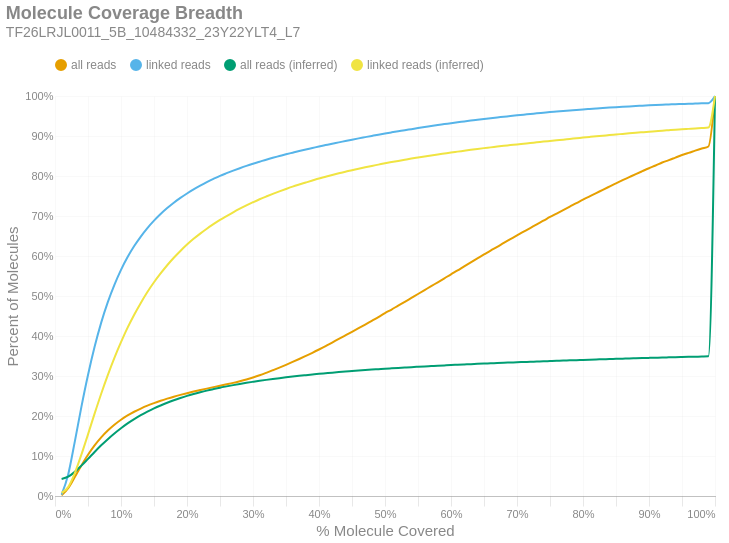

Notebook source saved alongside this figure:
### Markdown cell above
### Molecule Read Coverage
This chart shows molecule coverage breadth as computed by the number of bases aligned to that molecule. In other words, "*how much of each unique long molecule is actually sequenced/aligned?*" Keep in mind there is a distinction between sequences and alignments, since some sequences belonging to a particular molecule may not align well and wouldn't appear in the alignment data. This chart also shows molecule coverage breadth as computed by the *inferred fragment* from which the aligned sequences originate. Unlike read coverage, this calculation takes into account the total insert size, including unsequenced gaps between the forward and reverse reads. Like the previous figures, these are cumulative percents.

### Code cell
if SKIPLR:
    print_html(f"Skipped")
else:
    binned_df = consolidated_hist(valids['coverage_bp'], mask, 0.01, True)
    binned_df_inf = consolidated_hist(valids['coverage_inserts'], mask, 0.01, True)
    binned_df = binned_df.with_columns(pl.lit(binned_df_inf['all reads (cumsum)']).alias('all reads (inferred)'))
    binned_df = binned_df.with_columns(pl.lit(binned_df_inf['linked reads (cumsum)']).alias('linked reads (inferred)'))
    binned_df = binned_df.with_columns(
        (pl.col('bin').cast(pl.Float64) + 0.01).alias('right_edge')
    )

    with SafeRender(binned_df):
        (
            density_plot(binned_df, 'Molecule Coverage Breadth', samplename, 'molcov', ['all reads (inferred)','linked reads (inferred)'])
            .encode(
                #x=alt.X('bin:Q', title="% Molecule Covered").axis(format = '%').scale(padding=0),
                x=alt.X('right_edge:Q', title="% Molecule Covered").axis(format='%').scale(padding=0),
                y=alt.Y('value:Q', title='Percent of Molecules')
                    .axis(format='%')
                    .stack(False)
                    .scale(domainMin=0, padding=0),
                color=alt.Color("key:N").scale(domain = ["all reads", "linked reads", "all reads (inferred)", "linked reads (inferred)"]),
                tooltip = [
                    alt.Tooltip("key:N", title = "Data Type"),
                    alt.Tooltip("range_label:N", title="% Molecule Covered"),
                    alt.Tooltip("value:Q", format = ".2%", title="% Molecules")
                ]
            )
        ).display()

### Figure 1 — Vega-Lite specification as saved in the notebook (floating-point values rounded to 4 significant figures)
{"width": "container", "height": 400, "config": {"title": {"anchor": "start", "dy": -15, "fontSize": 18, "color": "#888888", "subtitleColor": "#888888", "subtitleFontSize": 14}, "arc": {"fill": "#0072B2"}, "axis": {"domainColor": "#888888", "domainWidth": 0.5, "gridWidth": 0.2, "grid": false, "titleFontWeight": 400, "titleFontSize": 15, "labelFontSize": 11, "labelColor": "#888888", "tickColor": "#888888", "tickWidth": 0.2, "titleColor": "#888888"}, "axisBand": {"grid": false}, "axisX": {"grid": true, "tickSize": 10, "domainCap": "round"}, "axisY": {"domain": false, "grid": true, "tickSize": 0, "domainCap": "round"}, "background": "transparent", "header": {"labelFontSize": 15, "labelColor": "#888888", "titleFontSize": 15, "titleFontWeight": 600, "titleColor": "#888888"}, "legend": {"labelFont": "sans-serif", "labelFontSize": 12, "labelColor": "#888888", "symbolSize": 100, "symbolType": "circle", "titleFontSize": 12, "titlePadding": 10, "titleColor": "#888888", "title": null, "orient": "top"}, "range": {"category": ["#E69F00", "#56B4E9", "#009E73", "#F0E442", "#0072B2", "#D55E00", "#CC79A7", "#000000"], "diverging": ["#cfe8f3", "#a2d4ec", "#73bfe2", "#46abdb", "#1696d2", "#12719e"]}, "area": {"fill": "#0072B2", "fillOpacity": 0.7, "line": true, "strokeOpacity": 0.7}, "line": {"color": "#0072B2", "stroke": "#0072B2", "strokeWidth": 2}, "trail": {"color": "#0072B2", "stroke": "#0072B2", "strokeWidth": 0, "size": 1}, "point": {"filled": true, "fillOpacity": 1.0, "size": 95}, "text": {"color": "#888888", "fontSize": 11, "align": "right", "fontWeight": 400, "size": 11}, "bar": {"fill": "#0072B2", "stroke": null}, "view": {"stroke": null, "continuousWidth": 660, "continuousHeight": 400}}, "data": {"name": "data-37a166b603078bfdbbdbcd4a08ab7e54"}, "mark": {"type": "line", "interpolate": "monotone", "point": {"opacity": 0, "size": 275}}, "encoding": {"color": {"field": "key", "scale": {"domain": ["all reads", "linked reads", "all reads (inferred)", "linked reads (inferred)"]}, "type": "nominal"}, "tooltip": [{"field": "key", "title": "Data Type", "type": "nominal"}, {"field": "range_label", "title": "% Molecule Covered", "type": "nominal"}, {"field": "value", "format": ".2%", "title": "% Molecules", "type": "quantitative"}], "x": {"axis": {"format": "%"}, "field": "right_edge", "scale": {"padding": 0}, "title": "% Molecule Covered", "type": "quantitative"}, "y": {"axis": {"format": "%"}, "field": "value", "scale": {"domainMin": 0, "padding": 0}, "stack": false, "title": "Percent of Molecules", "type": "quantitative"}}, "params": [{"name": "param_c36ac31b6afebe62", "select": {"type": "point", "fields": ["key"]}, "bind": "legend"}], "title": {"text": "Molecule Coverage Breadth", "subtitle": "TF26LRJL0011_5B_10484332_23Y22YLT4_L7"}, "transform": [{"fold": ["all reads (cumsum)", "linked reads (cumsum)", "all reads (inferred)", "linked reads (inferred)"]}, {"calculate": "replace(datum.key, ' (cumsum)', '')", "as": "key"}, {"filter": {"param": "param_c36ac31b6afebe62"}}], "usermeta": {"embedOptions": {"downloadFileName": "TF26LRJL0011_5B_10484332_23Y22YLT4_L7.molcov"}}, "$schema": "https://vega.github.io/schema/vega-lite/v6.4.1.json", "datasets": {"data-37a166b603078bfdbbdbcd4a08ab7e54": [{"bin": "0.0", "interval": "0.0-0.01", "all reads": 0.001544, "linked reads": 0.003338, "all reads (cumsum)": 0.001544, "linked reads (cumsum)": 0.003338, "range_label": "0.0-0.01", "all reads (inferred)": 0.04257, "linked reads (inferred)": 0.007652, "right_edge": 0.01}, {"bin": "0.01", "interval": "0.01-0.02", "all reads": 0.01793, "linked reads": 0.05063, "all reads (cumsum)": 0.01947, "linked reads (cumsum)": 0.05397, "range_label": "0.01-0.02", "all reads (inferred)": 0.04816, "linked reads (inferred)": 0.02229, "right_edge": 0.02}, {"bin": "0.02", "interval": "0.02-0.03", "all reads": 0.028, "linked reads": 0.08202, "all reads (cumsum)": 0.04748, "linked reads (cumsum)": 0.136, "range_label": "0.02-0.03", "all reads (inferred)": 0.06032, "linked reads (inferred)": 0.05735, "right_edge": 0.03}, {"bin": "0.03", "interval": "0.03-0.04", "all reads": 0.02905, "linked reads": 0.08681, "all reads (cumsum)": 0.07653, "linked reads (cumsum)": 0.2228, "range_label": "0.03-0.04", "all reads (inferred)": 0.07592, "linked reads (inferred)": 0.1035, "right_edge": 0.04}, {"bin": "0.04", "interval": "0.04-0.05", "all reads": 0.02659, "linked reads": 0.07961, "all reads (cumsum)": 0.1031, "linked reads (cumsum)": 0.3024, "range_label": "0.04-0.05", "all reads (inferred)": 0.09294, "linked reads (inferred)": 0.1541, "right_edge": 0.05}, {"bin": "0.05", "interval": "0.05-0.06", "all reads": 0.02343, "linked reads": 0.07045, "all reads (cumsum)": 0.1266, "linked reads (cumsum)": 0.3729, "range_label": "0.05-0.06", "all reads (inferred)": 0.1102, "linked reads (inferred)": 0.2059, "right_edge": 0.06}, {"bin": "0.06", "interval": "0.06-0.07", "all reads": 0.02013, "linked reads": 0.06053, "all reads (cumsum)": 0.1467, "linked reads (cumsum)": 0.4334, "range_label": "0.06-0.07", "all reads (inferred)": 0.1267, "linked reads (inferred)": 0.2557, "right_edge": 0.07}, {"bin": "0.07", "interval": "0.07-0.08", "all reads": 0.01703, "linked reads": 0.05122, "all reads (cumsum)": 0.1637, "linked reads (cumsum)": 0.4846, "range_label": "0.07-0.08", "all reads (inferred)": 0.1422, "linked reads (inferred)": 0.3022, "right_edge": 0.08}, {"bin": "0.08", "interval": "0.08-0.09", "all reads": 0.01446, "linked reads": 0.04332, "all reads (cumsum)": 0.1782, "linked reads (cumsum)": 0.5279, "range_label": "0.08-0.09", "all reads (inferred)": 0.1564, "linked reads (inferred)": 0.3453, "right_edge": 0.09}, {"bin": "0.09", "interval": "0.09-0.1", "all reads": 0.0125, "linked reads": 0.03744, "all reads (cumsum)": 0.1907, "linked reads (cumsum)": 0.5654, "range_label": "0.09-0.1", "all reads (inferred)": 0.1694, "linked reads (inferred)": 0.3845, "right_edge": 0.1}, {"bin": "0.1", "interval": "0.1-0.11", "all reads": 0.01069, "linked reads": 0.03198, "all reads (cumsum)": 0.2014, "linked reads (cumsum)": 0.5973, "range_label": "0.1-0.11", "all reads (inferred)": 0.1815, "linked reads (inferred)": 0.4209, "right_edge": 0.11}, {"bin": "0.11", "interval": "0.11-0.12", "all reads": 0.009232, "linked reads": 0.02758, "all reads (cumsum)": 0.2106, "linked reads (cumsum)": 0.6249, "range_label": "0.11-0.12", "all reads (inferred)": 0.1922, "linked reads (inferred)": 0.4532, "right_edge": 0.12}, {"bin": "0.12", "interval": "0.12-0.13", "all reads": 0.008012, "linked reads": 0.02369, "all reads (cumsum)": 0.2186, "linked reads (cumsum)": 0.6486, "range_label": "0.12-0.13", "all reads (inferred)": 0.202, "linked reads (inferred)": 0.4828, "right_edge": 0.13}, {"bin": "0.13", "interval": "0.13-0.14", "all reads": 0.007256, "linked reads": 0.0212, "all reads (cumsum)": 0.2259, "linked reads (cumsum)": 0.6698, "range_label": "0.13-0.14", "all reads (inferred)": 0.211, "linked reads (inferred)": 0.51, "right_edge": 0.14}, {"bin": "0.14", "interval": "0.14-0.15", "all reads": 0.006402, "linked reads": 0.01853, "all reads (cumsum)": 0.2323, "linked reads (cumsum)": 0.6883, "range_label": "0.14-0.15", "all reads (inferred)": 0.2191, "linked reads (inferred)": 0.5344, "right_edge": 0.15}, {"bin": "0.15", "interval": "0.15-0.16", "all reads": 0.005803, "linked reads": 0.0166, "all reads (cumsum)": 0.2381, "linked reads (cumsum)": 0.7049, "range_label": "0.15-0.16", "all reads (inferred)": 0.2264, "linked reads (inferred)": 0.5564, "right_edge": 0.16}, {"bin": "0.16", "interval": "0.16-0.17", "all reads": 0.005277, "linked reads": 0.01477, "all reads (cumsum)": 0.2434, "linked reads (cumsum)": 0.7197, "range_label": "0.16-0.17", "all reads (inferred)": 0.2332, "linked reads (inferred)": 0.5769, "right_edge": 0.17}, {"bin": "0.17", "interval": "0.17-0.18", "all reads": 0.004916, "linked reads": 0.01345, "all reads (cumsum)": 0.2483, "linked reads (cumsum)": 0.7332, "range_label": "0.17-0.18", "all reads (inferred)": 0.2393, "linked reads (inferred)": 0.5955, "right_edge": 0.18}, {"bin": "0.18", "interval": "0.18-0.19", "all reads": 0.004479, "linked reads": 0.01197, "all reads (cumsum)": 0.2527, "linked reads (cumsum)": 0.7451, "range_label": "0.18-0.19", "all reads (inferred)": 0.245, "linked reads (inferred)": 0.6125, "right_edge": 0.19}, {"bin": "0.19", "interval": "0.19-0.2", "all reads": 0.004219, "linked reads": 0.01111, "all reads (cumsum)": 0.257, "linked reads (cumsum)": 0.7563, "range_label": "0.19-0.2", "all reads (inferred)": 0.2503, "linked reads (inferred)": 0.6285, "right_edge": 0.2}, {"bin": "0.2", "interval": "0.2-0.21", "all reads": 0.004053, "linked reads": 0.01041, "all reads (cumsum)": 0.261, "linked reads (cumsum)": 0.7667, "range_label": "0.2-0.21", "all reads (inferred)": 0.255, "linked reads (inferred)": 0.6429, "right_edge": 0.21}, {"bin": "0.21", "interval": "0.21-0.22", "all reads": 0.003748, "linked reads": 0.009336, "all reads (cumsum)": 0.2648, "linked reads (cumsum)": 0.776, "range_label": "0.21-0.22", "all reads (inferred)": 0.2594, "linked reads (inferred)": 0.6559, "right_edge": 0.22}, {"bin": "0.22", "interval": "0.22-0.23", "all reads": 0.003718, "linked reads": 0.008738, "all reads (cumsum)": 0.2685, "linked reads (cumsum)": 0.7847, "range_label": "0.22-0.23", "all reads (inferred)": 0.2635, "linked reads (inferred)": 0.6682, "right_edge": 0.23}, {"bin": "0.23", "interval": "0.23-0.24", "all reads": 0.003655, "linked reads": 0.00805, "all reads (cumsum)": 0.2721, "linked reads (cumsum)": 0.7928, "range_label": "0.23-0.24", "all reads (inferred)": 0.2672, "linked reads (inferred)": 0.6795, "right_edge": 0.24}, {"bin": "0.24", "interval": "0.24-0.25", "all reads": 0.003618, "linked reads": 0.007606, "all reads (cumsum)": 0.2758, "linked reads (cumsum)": 0.8004, "range_label": "0.24-0.25", "all reads (inferred)": 0.2708, "linked reads (inferred)": 0.6902, "right_edge": 0.25}, {"bin": "0.25", "interval": "0.25-0.26", "all reads": 0.003491, "linked reads": 0.006632, "all reads (cumsum)": 0.2792, "linked reads (cumsum)": 0.807, "range_label": "0.25-0.26", "all reads (inferred)": 0.274, "linked reads (inferred)": 0.7, "right_edge": 0.26}, {"bin": "0.26", "interval": "0.26-0.27", "all reads": 0.003624, "linked reads": 0.006358, "all reads (cumsum)": 0.2829, "linked reads (cumsum)": 0.8134, "range_label": "0.26-0.27", "all reads (inferred)": 0.2772, "linked reads (inferred)": 0.7093, "right_edge": 0.27}, {"bin": "0.27", "interval": "0.27-0.28", "all reads": 0.004082, "linked reads": 0.006148, "all reads (cumsum)": 0.287, "linked reads (cumsum)": 0.8195, "range_label": "0.27-0.28", "all reads (inferred)": 0.2801, "linked reads (inferred)": 0.7182, "right_edge": 0.28}, {"bin": "0.28", "interval": "0.28-0.29", "all reads": 0.004425, "linked reads": 0.005824, "all reads (cumsum)": 0.2914, "linked reads (cumsum)": 0.8254, "range_label": "0.28-0.29", "all reads (inferred)": 0.2829, "linked reads (inferred)": 0.7266, "right_edge": 0.29}, {"bin": "0.29", "interval": "0.29-0.3", "all reads": 0.00492, "linked reads": 0.005411, "all reads (cumsum)": 0.2963, "linked reads (cumsum)": 0.8308, "range_label": "0.29-0.3", "all reads (inferred)": 0.2855, "linked reads (inferred)": 0.7343, "right_edge": 0.3}, {"bin": "0.3", "interval": "0.3-0.31", "all reads": 0.00545, "linked reads": 0.004959, "all reads (cumsum)": 0.3017, "linked reads (cumsum)": 0.8357, "range_label": "0.3-0.31", "all reads (inferred)": 0.288, "linked reads (inferred)": 0.7418, "right_edge": 0.31}, {"bin": "0.31", "interval": "0.31-0.32", "all reads": 0.006147, "linked reads": 0.005045, "all reads (cumsum)": 0.3079, "linked reads (cumsum)": 0.8408, "range_label": "0.31-0.32", "all reads (inferred)": 0.2903, "linked reads (inferred)": 0.7487, "right_edge": 0.32}, {"bin": "0.32", "interval": "0.32-0.33", "all reads": 0.006479, "linked reads": 0.004689, "all reads (cumsum)": 0.3144, "linked reads (cumsum)": 0.8455, "range_label": "0.32-0.33", "all reads (inferred)": 0.2925, "linked reads (inferred)": 0.7552, "right_edge": 0.33}, {"bin": "0.33", "interval": "0.33-0.34", "all reads": 0.006625, "linked reads": 0.004392, "all reads (cumsum)": 0.321, "linked reads (cumsum)": 0.8498, "range_label": "0.33-0.34", "all reads (inferred)": 0.2946, "linked reads (inferred)": 0.7615, "right_edge": 0.34}, {"bin": "0.34", "interval": "0.34-0.35", "all reads": 0.006953, "linked reads": 0.004394, "all reads (cumsum)": 0.328, "linked reads (cumsum)": 0.8542, "range_label": "0.34-0.35", "all reads (inferred)": 0.2967, "linked reads (inferred)": 0.7677, "right_edge": 0.35}, {"bin": "0.35", "interval": "0.35-0.36", "all reads": 0.007233, "linked reads": 0.004083, "all reads (cumsum)": 0.3352, "linked reads (cumsum)": 0.8583, "range_label": "0.35-0.36", "all reads (inferred)": 0.2986, "linked reads (inferred)": 0.7735, "right_edge": 0.36}, {"bin": "0.36", "interval": "0.36-0.37", "all reads": 0.00739, "linked reads": 0.004041, "all reads (cumsum)": 0.3426, "linked reads (cumsum)": 0.8624, "range_label": "0.36-0.37", "all reads (inferred)": 0.3004, "linked reads (inferred)": 0.7788, "right_edge": 0.37}, {"bin": "0.37", "interval": "0.37-0.38", "all reads": 0.00759, "linked reads": 0.003835, "all reads (cumsum)": 0.3502, "linked reads (cumsum)": 0.8662, "range_label": "0.37-0.38", "all reads (inferred)": 0.302, "linked reads (inferred)": 0.7838, "right_edge": 0.38}, {"bin": "0.38", "interval": "0.38-0.39", "all reads": 0.007805, "linked reads": 0.003727, "all reads (cumsum)": 0.358, "linked reads (cumsum)": 0.8699, "range_label": "0.38-0.39", "all reads (inferred)": 0.3037, "linked reads (inferred)": 0.7887, "right_edge": 0.39}, {"bin": "0.39", "interval": "0.39-0.4", "all reads": 0.008247, "linked reads": 0.003805, "all reads (cumsum)": 0.3662, "linked reads (cumsum)": 0.8737, "range_label": "0.39-0.4", "all reads (inferred)": 0.3053, "linked reads (inferred)": 0.7936, "right_edge": 0.4}, {"bin": "0.4", "interval": "0.4-0.41", "all reads": 0.008525, "linked reads": 0.003572, "all reads (cumsum)": 0.3747, "linked reads (cumsum)": 0.8773, "range_label": "0.4-0.41", "all reads (inferred)": 0.3068, "linked reads (inferred)": 0.798, "right_edge": 0.41}, {"bin": "0.41", "interval": "0.41-0.42", "all reads": 0.008945, "linked reads": 0.003542, "all reads (cumsum)": 0.3837, "linked reads (cumsum)": 0.8808, "range_label": "0.41-0.42", "all reads (inferred)": 0.3083, "linked reads (inferred)": 0.8025, "right_edge": 0.42}, {"bin": "0.42", "interval": "0.42-0.43", "all reads": 0.008908, "linked reads": 0.003243, "all reads (cumsum)": 0.3926, "linked reads (cumsum)": 0.8841, "range_label": "0.42-0.43", "all reads (inferred)": 0.3097, "linked reads (inferred)": 0.8067, "right_edge": 0.43}, {"bin": "0.43", "interval": "0.43-0.44", "all reads": 0.008991, "linked reads": 0.003433, "all reads (cumsum)": 0.4016, "linked reads (cumsum)": 0.8875, "range_label": "0.43-0.44", "all reads (inferred)": 0.3111, "linked reads (inferred)": 0.8107, "right_edge": 0.44}, {"bin": "0.44", "interval": "0.44-0.45", "all reads": 0.009005, "linked reads": 0.003325, "all reads (cumsum)": 0.4106, "linked reads (cumsum)": 0.8908, "range_label": "0.44-0.45", "all reads (inferred)": 0.3123, "linked reads (inferred)": 0.8144, "right_edge": 0.45}, {"bin": "0.45", "interval": "0.45-0.46", "all reads": 0.009053, "linked reads": 0.003229, "all reads (cumsum)": 0.4196, "linked reads (cumsum)": 0.8941, "range_label": "0.45-0.46", "all reads (inferred)": 0.3136, "linked reads (inferred)": 0.8181, "right_edge": 0.46}, {"bin": "0.46", "interval": "0.46-0.47", "all reads": 0.009083, "linked reads": 0.0031, "all reads (cumsum)": 0.4287, "linked reads (cumsum)": 0.8972, "range_label": "0.46-0.47", "all reads (inferred)": 0.3148, "linked reads (inferred)": 0.8218, "right_edge": 0.47}, {"bin": "0.47", "interval": "0.47-0.48", "all reads": 0.009347, "linked reads": 0.003094, "all reads (cumsum)": 0.4381, "linked reads (cumsum)": 0.9003, "range_label": "0.47-0.48", "all reads (inferred)": 0.316, "linked reads (inferred)": 0.8252, "right_edge": 0.48}, {"bin": "0.48", "interval": "0.48-0.49", "all reads": 0.009112, "linked reads": 0.003075, "all reads (cumsum)": 0.4472, "linked reads (cumsum)": 0.9033, "range_label": "0.48-0.49", "all reads (inferred)": 0.3171, "linked reads (inferred)": 0.8285, "right_edge": 0.49}, {"bin": "0.49", "interval": "0.49-0.5", "all reads": 0.01012, "linked reads": 0.002974, "all reads (cumsum)": 0.4573, "linked reads (cumsum)": 0.9063, "range_label": "0.49-0.5", "all reads (inferred)": 0.3182, "linked reads (inferred)": 0.8318, "right_edge": 0.5}, {"bin": "0.5", "interval": "0.5-0.51", "all reads": 0.008906, "linked reads": 0.00278, "all reads (cumsum)": 0.4662, "linked reads (cumsum)": 0.9091, "range_label": "0.5-0.51", "all reads (inferred)": 0.3192, "linked reads (inferred)": 0.8348, "right_edge": 0.51}, {"bin": "0.51", "interval": "0.51-0.52", "all reads": 0.009802, "linked reads": 0.002688, "all reads (cumsum)": 0.476, "linked reads (cumsum)": 0.9118, "range_label": "0.51-0.52", "all reads (inferred)": 0.3202, "linked reads (inferred)": 0.8377, "right_edge": 0.52}, {"bin": "0.52", "interval": "0.52-0.53", "all reads": 0.009493, "linked reads": 0.002778, "all reads (cumsum)": 0.4855, "linked reads (cumsum)": 0.9146, "range_label": "0.52-0.53", "all reads (inferred)": 0.3212, "linked reads (inferred)": 0.8406, "right_edge": 0.53}, {"bin": "0.53", "interval": "0.53-0.54", "all reads": 0.009747, "linked reads": 0.002582, "all reads (cumsum)": 0.4953, "linked reads (cumsum)": 0.9171, "range_label": "0.53-0.54", "all reads (inferred)": 0.3222, "linked reads (inferred)": 0.8435, "right_edge": 0.54}, {"bin": "0.54", "interval": "0.54-0.55", "all reads": 0.009733, "linked reads": 0.002646, "all reads (cumsum)": 0.505, "linked reads (cumsum)": 0.9198, "range_label": "0.54-0.55", "all reads (inferred)": 0.3231, "linked reads (inferred)": 0.8461, "right_edge": 0.55}, {"bin": "0.55", "interval": "0.55-0.56", "all reads": 0.009797, "linked reads": 0.002462, "all reads (cumsum)": 0.5148, "linked reads (cumsum)": 0.9223, "range_label": "0.55-0.56", "all reads (inferred)": 0.324, "linked reads (inferred)": 0.8488, "right_edge": 0.56}, {"bin": "0.56", "interval": "0.56-0.57", "all reads": 0.009862, "linked reads": 0.002648, "all reads (cumsum)": 0.5247, "linked reads (cumsum)": 0.9249, "range_label": "0.56-0.57", "all reads (inferred)": 0.3248, "linked reads (inferred)": 0.8513, "right_edge": 0.57}, {"bin": "0.57", "interval": "0.57-0.58", "all reads": 0.009591, "linked reads": 0.002517, "all reads (cumsum)": 0.5342, "linked reads (cumsum)": 0.9274, "range_label": "0.57-0.58", "all reads (inferred)": 0.3257, "linked reads (inferred)": 0.8538, "right_edge": 0.58}, {"bin": "0.58", "interval": "0.58-0.59", "all reads": 0.00989, "linked reads": 0.002298, "all reads (cumsum)": 0.5441, "linked reads (cumsum)": 0.9297, "range_label": "0.58-0.59", "all reads (inferred)": 0.3265, "linked reads (inferred)": 0.8562, "right_edge": 0.59}, {"bin": "0.59", "interval": "0.59-0.6", "all reads": 0.01014, "linked reads": 0.002408, "all reads (cumsum)": 0.5543, "linked reads (cumsum)": 0.9321, "range_label": "0.59-0.6", "all reads (inferred)": 0.3273, "linked reads (inferred)": 0.8587, "right_edge": 0.6}, {"bin": "0.6", "interval": "0.6-0.61", "all reads": 0.009698, "linked reads": 0.002241, "all reads (cumsum)": 0.564, "linked reads (cumsum)": 0.9344, "range_label": "0.6-0.61", "all reads (inferred)": 0.3281, "linked reads (inferred)": 0.8609, "right_edge": 0.61}, {"bin": "0.61", "interval": "0.61-0.62", "all reads": 0.01029, "linked reads": 0.002025, "all reads (cumsum)": 0.5743, "linked reads (cumsum)": 0.9364, "range_label": "0.61-0.62", "all reads (inferred)": 0.3289, "linked reads (inferred)": 0.8632, "right_edge": 0.62}, {"bin": "0.62", "interval": "0.62-0.63", "all reads": 0.01006, "linked reads": 0.002155, "all reads (cumsum)": 0.5843, "linked reads (cumsum)": 0.9385, "range_label": "0.62-0.63", "all reads (inferred)": 0.3297, "linked reads (inferred)": 0.8655, "right_edge": 0.63}, {"bin": "0.63", "interval": "0.63-0.64", "all reads": 0.009885, "linked reads": 0.002002, "all reads (cumsum)": 0.5942, "linked reads (cumsum)": 0.9405, "range_label": "0.63-0.64", "all reads (inferred)": 0.3304, "linked reads (inferred)": 0.8676, "right_edge": 0.64}, {"bin": "0.64", "interval": "0.64-0.65", "all reads": 0.009636, "linked reads": 0.001978, "all reads (cumsum)": 0.6038, "linked reads (cumsum)": 0.9425, "range_label": "0.64-0.65", "all reads (inferred)": 0.3311, "linked reads (inferred)": 0.8697, "right_edge": 0.65}, {"bin": "0.65", "interval": "0.65-0.66", "all reads": 0.009832, "linked reads": 0.001928, "all reads (cumsum)": 0.6137, "linked reads (cumsum)": 0.9445, "range_label": "0.65-0.66", "all reads (inferred)": 0.3318, "linked reads (inferred)": 0.8716, "right_edge": 0.66}, {"bin": "0.66", "interval": "0.66-0.67", "all reads": 0.009321, "linked reads": 0.001869, "all reads (cumsum)": 0.623, "linked reads (cumsum)": 0.9463, "range_label": "0.66-0.67", "all reads (inferred)": 0.3325, "linked reads (inferred)": 0.8735, "right_edge": 0.67}, {"bin": "0.67", "interval": "0.67-0.68", "all reads": 0.009743, "linked reads": 0.001789, "all reads (cumsum)": 0.6327, "linked reads (cumsum)": 0.9481, "range_label": "0.67-0.68", "all reads (inferred)": 0.3331, "linked reads (inferred)": 0.8754, "right_edge": 0.68}, {"bin": "0.68", "interval": "0.68-0.69", "all reads": 0.009389, "linked reads": 0.001865, "all reads (cumsum)": 0.6421, "linked reads (cumsum)": 0.95, "range_label": "0.68-0.69", "all reads (inferred)": 0.3337, "linked reads (inferred)": 0.8772, "right_edge": 0.69}, {"bin": "0.69", "interval": "0.69-0.7", "all reads": 0.009406, "linked reads": 0.001762, "all reads (cumsum)": 0.6515, "linked reads (cumsum)": 0.9517, "range_label": "0.69-0.7", "all reads (inferred)": 0.3344, "linked reads (inferred)": 0.879, "right_edge": 0.7}, {"bin": "0.7", "interval": "0.7-0.71", "all reads": 0.009165, "linked reads": 0.001684, "all reads (cumsum)": 0.6607, "linked reads (cumsum)": 0.9534, "range_label": "0.7-0.71", "all reads (inferred)": 0.335, "linked reads (inferred)": 0.8808, "right_edge": 0.71}, {"bin": "0.71", "interval": "0.71-0.72", "all reads": 0.009174, "linked reads": 0.00156, "all reads (cumsum)": 0.6699, "linked reads (cumsum)": 0.955, "range_label": "0.71-0.72", "all reads (inferred)": 0.3356, "linked reads (inferred)": 0.8825, "right_edge": 0.72}, {"bin": "0.72", "interval": "0.72-0.73", "all reads": 0.009306, "linked reads": 0.001682, "all reads (cumsum)": 0.6792, "linked reads (cumsum)": 0.9567, "range_label": "0.72-0.73", "all reads (inferred)": 0.3362, "linked reads (inferred)": 0.8842, "right_edge": 0.73}, {"bin": "0.73", "interval": "0.73-0.74", "all reads": 0.008974, "linked reads": 0.001551, "all reads (cumsum)": 0.6882, "linked reads (cumsum)": 0.9582, "range_label": "0.73-0.74", "all reads (inferred)": 0.3368, "linked reads (inferred)": 0.886, "right_edge": 0.74}, {"bin": "0.74", "interval": "0.74-0.75", "all reads": 0.009424, "linked reads": 0.001581, "all reads (cumsum)": 0.6976, "linked reads (cumsum)": 0.9598, "range_label": "0.74-0.75", "all reads (inferred)": 0.3374, "linked reads (inferred)": 0.8876, "right_edge": 0.75}, {"bin": "0.75", "interval": "0.75-0.76", "all reads": 0.008594, "linked reads": 0.001349, "all reads (cumsum)": 0.7062, "linked reads (cumsum)": 0.9611, "range_label": "0.75-0.76", "all reads (inferred)": 0.3379, "linked reads (inferred)": 0.8893, "right_edge": 0.76}, {"bin": "0.76", "interval": "0.76-0.77", "all reads": 0.008762, "linked reads": 0.001414, "all reads (cumsum)": 0.7149, "linked reads (cumsum)": 0.9626, "range_label": "0.76-0.77", "all reads (inferred)": 0.3385, "linked reads (inferred)": 0.8909, "right_edge": 0.77}, {"bin": "0.77", "interval": "0.77-0.78", "all reads": 0.008598, "linked reads": 0.001334, "all reads (cumsum)": 0.7235, "linked reads (cumsum)": 0.9639, "range_label": "0.77-0.78", "all reads (inferred)": 0.3391, "linked reads (inferred)": 0.8927, "right_edge": 0.78}, {"bin": "0.78", "interval": "0.78-0.79", "all reads": 0.008497, "linked reads": 0.001225, "all reads (cumsum)": 0.732, "linked reads (cumsum)": 0.9651, "range_label": "0.78-0.79", "all reads (inferred)": 0.3397, "linked reads (inferred)": 0.8943, "right_edge": 0.79}, {"bin": "0.79", "interval": "0.79-0.8", "all reads": 0.008899, "linked reads": 0.001402, "all reads (cumsum)": 0.7409, "linked reads (cumsum)": 0.9665, "range_label": "0.79-0.8", "all reads (inferred)": 0.3403, "linked reads (inferred)": 0.8961, "right_edge": 0.8}, {"bin": "0.8", "interval": "0.8-0.81", "all reads": 0.008133, "linked reads": 0.001179, "all reads (cumsum)": 0.7491, "linked reads (cumsum)": 0.9677, "range_label": "0.8-0.81", "all reads (inferred)": 0.3408, "linked reads (inferred)": 0.8977, "right_edge": 0.81}, {"bin": "0.81", "interval": "0.81-0.82", "all reads": 0.008099, "linked reads": 0.001143, "all reads (cumsum)": 0.7572, "linked reads (cumsum)": 0.9688, "range_label": "0.81-0.82", "all reads (inferred)": 0.3414, "linked reads (inferred)": 0.8993, "right_edge": 0.82}, {"bin": "0.82", "interval": "0.82-0.83", "all reads": 0.008352, "linked reads": 0.001124, "all reads (cumsum)": 0.7655, "linked reads (cumsum)": 0.97, "range_label": "0.82-0.83", "all reads (inferred)": 0.3419, "linked reads (inferred)": 0.9008, "right_edge": 0.83}, {"bin": "0.83", "interval": "0.83-0.84", "all reads": 0.008061, "linked reads": 0.001067, "all reads (cumsum)": 0.7736, "linked reads (cumsum)": 0.971, "range_label": "0.83-0.84", "all reads (inferred)": 0.3424, "linked reads (inferred)": 0.9024, "right_edge": 0.84}, {"bin": "0.84", "interval": "0.84-0.85", "all reads": 0.007949, "linked reads": 0.001004, "all reads (cumsum)": 0.7815, "linked reads (cumsum)": 0.972, "range_label": "0.84-0.85", "all reads (inferred)": 0.3429, "linked reads (inferred)": 0.9038, "right_edge": 0.85}, {"bin": "0.85", "interval": "0.85-0.86", "all reads": 0.007928, "linked reads": 0.0009618, "all reads (cumsum)": 0.7894, "linked reads (cumsum)": 0.973, "range_label": "0.85-0.86", "all reads (inferred)": 0.3434, "linked reads (inferred)": 0.9052, "right_edge": 0.86}, {"bin": "0.86", "interval": "0.86-0.87", "all reads": 0.007633, "linked reads": 0.0009471, "all reads (cumsum)": 0.7971, "linked reads (cumsum)": 0.9739, "range_label": "0.86-0.87", "all reads (inferred)": 0.3439, "linked reads (inferred)": 0.9067, "right_edge": 0.87}, {"bin": "0.87", "interval": "0.87-0.88", "all reads": 0.007612, "linked reads": 0.0009155, "all reads (cumsum)": 0.8047, "linked reads (cumsum)": 0.9749, "range_label": "0.87-0.88", "all reads (inferred)": 0.3444, "linked reads (inferred)": 0.9081, "right_edge": 0.88}, {"bin": "0.88", "interval": "0.88-0.89", "all reads": 0.00741, "linked reads": 0.0008482, "all reads (cumsum)": 0.8121, "linked reads (cumsum)": 0.9757, "range_label": "0.88-0.89", "all reads (inferred)": 0.3449, "linked reads (inferred)": 0.9094, "right_edge": 0.89}, {"bin": "0.89", "interval": "0.89-0.9", "all reads": 0.007351, "linked reads": 0.0008903, "all reads (cumsum)": 0.8195, "linked reads (cumsum)": 0.9766, "range_label": "0.89-0.9", "all reads (inferred)": 0.3453, "linked reads (inferred)": 0.9107, "right_edge": 0.9}, {"bin": "0.9", "interval": "0.9-0.91", "all reads": 0.006709, "linked reads": 0.0008124, "all reads (cumsum)": 0.8262, "linked reads (cumsum)": 0.9774, "range_label": "0.9-0.91", "all reads (inferred)": 0.3458, "linked reads (inferred)": 0.912, "right_edge": 0.91}, {"bin": "0.91", "interval": "0.91-0.92", "all reads": 0.007546, "linked reads": 0.0007471, "all reads (cumsum)": 0.8337, "linked reads (cumsum)": 0.9782, "range_label": "0.91-0.92", "all reads (inferred)": 0.3462, "linked reads (inferred)": 0.9133, "right_edge": 0.92}, {"bin": "0.92", "interval": "0.92-0.93", "all reads": 0.005954, "linked reads": 0.0006335, "all reads (cumsum)": 0.8397, "linked reads (cumsum)": 0.9788, "range_label": "0.92-0.93", "all reads (inferred)": 0.3466, "linked reads (inferred)": 0.9145, "right_edge": 0.93}, {"bin": "0.93", "interval": "0.93-0.94", "all reads": 0.006403, "linked reads": 0.000684, "all reads (cumsum)": 0.8461, "linked reads (cumsum)": 0.9795, "range_label": "0.93-0.94", "all reads (inferred)": 0.347, "linked reads (inferred)": 0.9156, "right_edge": 0.94}, {"bin": "0.94", "interval": "0.94-0.95", "all reads": 0.006374, "linked reads": 0.0005493, "all reads (cumsum)": 0.8524, "linked reads (cumsum)": 0.98, "range_label": "0.94-0.95", "all reads (inferred)": 0.3474, "linked reads (inferred)": 0.9167, "right_edge": 0.95}, {"bin": "0.95", "interval": "0.95-0.96", "all reads": 0.005273, "linked reads": 0.0005872, "all reads (cumsum)": 0.8577, "linked reads (cumsum)": 0.9806, "range_label": "0.95-0.96", "all reads (inferred)": 0.3478, "linked reads (inferred)": 0.9178, "right_edge": 0.96}, {"bin": "0.96", "interval": "0.96-0.97", "all reads": 0.005668, "linked reads": 0.0004946, "all reads (cumsum)": 0.8634, "linked reads (cumsum)": 0.9811, "range_label": "0.96-0.97", "all reads (inferred)": 0.3482, "linked reads (inferred)": 0.9189, "right_edge": 0.97}, {"bin": "0.97", "interval": "0.97-0.98", "all reads": 0.005389, "linked reads": 0.000503, "all reads (cumsum)": 0.8688, "linked reads (cumsum)": 0.9816, "range_label": "0.97-0.98", "all reads (inferred)": 0.3486, "linked reads (inferred)": 0.9199, "right_edge": 0.98}, {"bin": "0.98", "interval": "0.98-0.99", "all reads": 0.004994, "linked reads": 0.000503, "all reads (cumsum)": 0.8738, "linked reads (cumsum)": 0.9821, "range_label": "0.98-0.99", "all reads (inferred)": 0.3491, "linked reads (inferred)": 0.9212, "right_edge": 0.99}, {"bin": "0.99", "interval": "0.99-1.0", "all reads": 0.1262, "linked reads": 0.01789, "all reads (cumsum)": 1.0, "linked reads (cumsum)": 1.0, "range_label": "0.99-1.0", "all reads (inferred)": 1.0, "linked reads (inferred)": 1.0, "right_edge": 1.0}]}}
